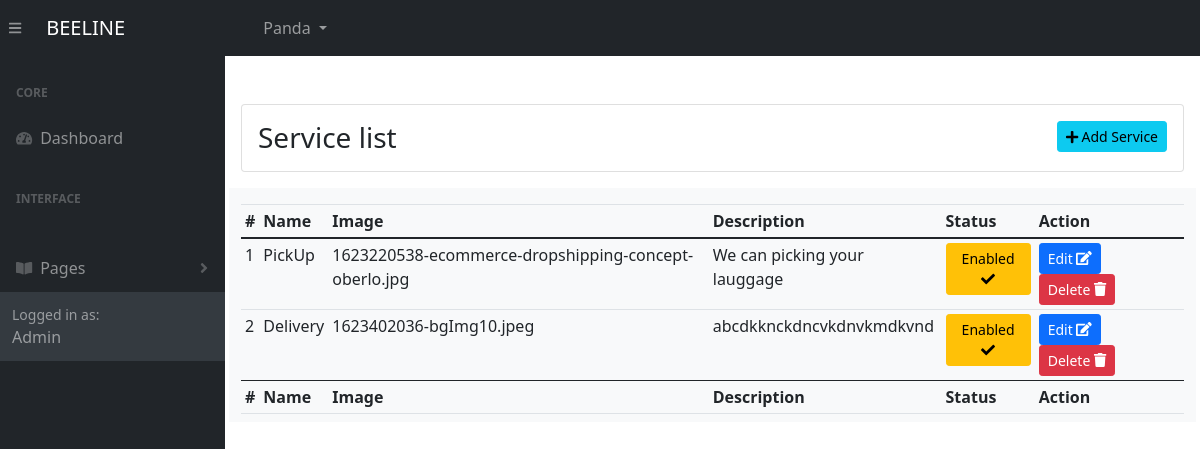
/admin/screens/pages/service-list.php (signed in), run on the app's committed database.
### tables this page shows
CREATE TABLE `users` (
  `user_id` int(11) NOT NULL,
  `user_name` varchar(50) DEFAULT NULL,
  `user_type` int(11) DEFAULT NULL,
  `email` varchar(255) DEFAULT NULL,
  `password` varchar(255) DEFAULT NULL,
  `user_image` varchar(100) NOT NULL,
  `status` int(11) DEFAULT NULL
);

CREATE TABLE `service` (
  `service_id` int(11) NOT NULL,
  `service_name` varchar(50) NOT NULL,
  `service_image` varchar(100) NOT NULL,
  `service_description` varchar(225) NOT NULL,
  `status` int(11) NOT NULL
);

### class/cls_db.php (called while the page is built, shortened)
<?php
function make_connection() {
	return mysqli_connect( 'localhost', 'Zainab1', 'Zainab@25', 'beeline_db' );
}
function select( $Query ) {
	$conn         = make_connection();
	$result_array = mysqli_query( $conn, $Query );
	if ( empty( $result_array ) ) {
		return 0;
	} else {
		return $result_array;
	}
}

### admin/screens/pages/service-list.php (the view, shortened to what this page needs)
<!DOCTYPE html>
<html lang="en-US" dir="ltr">
    <?php
		require '../../includes/header.php';
		require '../../../class/cls_db.php';
		$Query      = 'SELECT * FROM service';
		$service_list = select( $Query );
		$list_title = 'Service list';
	?>
<body class="sb-nav-fixed">
    <?php require '../../includes/navbar.php';?>
    <div id="layoutSidenav">
      	<?php  require '../../includes/menu.php'; ?>
        <div id="layoutSidenav_content">
        	<main class="main mt-5 ml-3 mr-3" id="top">
				<div class="card mb-3">
					<div class="card-body d-flex justify-content-between">
						<h3 class="mb-0"><?php echo $list_title; ?> </h3>
						<a href="add-service.php">
							<button class="btn btn-sm btn-info"> <i class="fa fa-plus"></i> Add Service </button>
						</a>
					</div>
				</div>
				<div class="row no-gutters">
					<div class="bg-light w-100 pt-3 pb-2">
						<table class="table table-sm table-dashboard data-table no-wrap mb-0 fs--1 w-100 ">
							<thead class="bg-200">
								<tr>
									<th>#</th>
									<th>Name</th>
									<th>Image</th>
									<th>Description</th>
									<th>Status</th>
									<th>Action</th>
								</tr>
							</thead>
							<tbody>
								<?php
									if ( $service_list ) {
										$sr_no = 0;
										foreach ( $service_list as $record ) {
											$record_id = $record['service_id'];
											if ( $record['status'] ) {
												$status = "<a href='../helpingfiles/changestatus.php?tbl=service&val=0&conditionCol=service_id&conditionVal=$record_id' class='btn btn-sm btn-warning'>Enabled <i class='fa fa-check'></i></a>";
											} else {
												$status = "<a href='../helpingfiles/changestatus.php?tbl=service&val=1&conditionCol=service_id&conditionVal=$record_id' class='btn btn-sm btn-secondary'>Disabled <i class='fa fa-ban'></i></a>";
												}
											$sr_no++;
								?>
								<tr>
									<td><?php echo $sr_no; ?></td>
									<td><?php echo $record['service_name']; ?></td>
									<td><?php echo $record['service_image']; ?></td>
									<td><?php echo $record['service_description'] ?></td>
									<td><?php echo $status; ?></td>
									<td>
										<a href='add-service.php?service_id=<?php echo $record_id; ?>' class='mr-2 btn btn-sm btn-primary'>Edit <i class='fa fa-edit'></i></a>
										<a href='../helpingfiles/delete.php?tbl=service&conditionCol=service_id&conditionVal=<?php echo $record_id; ?>' class='mr-2 btn btn-sm btn-danger' onclick='return confirm("Are You Sure?");'>Delete <i class='fa fa-trash'></i></a>
									</td>
								</tr>
								<?php
									 }
									}
								?>
							</tbody>
						    <tfoot class="bg-200">
								<tr>
									<th>#</th>
									<th>Name</th>
									<th>Image</th>
									<th>Description</th>
									<th>Status</th>
									<th>Action</th>
								</tr>
							</tfoot>
						</table>
					</div>
				</div>
			</main>
		</div>
	</div>
</body>
</html>

### admin/includes/navbar.php (shortened to what this page needs)
<?php
$admin_id    = $_SESSION['admin'];
$adminQuery  = "SELECT * FROM users WHERE user_id = $admin_id";
$adminArray  = select( $adminQuery );
$adminRecord = mysqli_fetch_array( $adminArray );
?>
<nav class="sb-topnav navbar navbar-expand navbar-dark bg-dark">
    <button class="btn btn-link btn-sm order-1 order-lg-0 me-4 me-lg-0" id="sidebarToggle" href="#!"><i class="fas fa-bars"></i></button>
    <a class="navbar-brand ps-3" href="home.php">BEELINE</a>
    <ul class="navbar-nav ms-auto ms-md-0 me-3 me-lg-4">
        <li class="nav-item dropdown">
            <a class="nav-link dropdown-toggle" id="navbarDropdown" href="#" role="button" data-bs-toggle="dropdown" aria-expanded="false"><?php echo $adminRecord['user_name']; ?> </a>
        </li>
    </ul>
</nav>

### data on the page
users: user_name "Panda"
service: service_name "PickUp", service_image "1623220538-ecommerce-dropshipping-concept-oberlo.jpg", service_description "We can picking your lauggage"
service: service_name "Delivery", service_image "1623402036-bgImg10.jpeg", service_description "abcdkknckdncvkdnvkmdkvnd"

### other printed values
$list_title "Service list"
